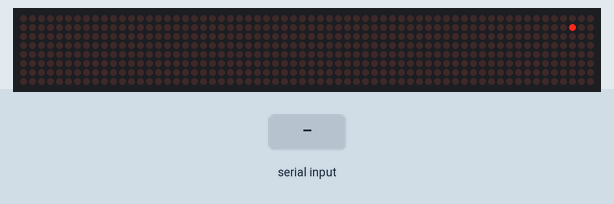
This sketch was run on a simulated Arduino Uno, built with avr-gcc and run on an emulated ATmega328P. On the bench: 64×8 LED matrix. The test bench sets the inputs (shaded band). Random numbers use the default seed unless the sketch sets one.

Above: at 1.8 s.
1.9 s: byte 30 received over Serial
At 2.07 s:
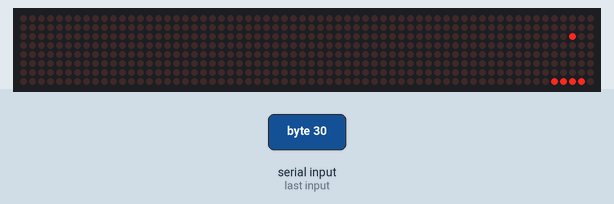
3.7 s: byte 90 received over Serial
At 4.93 s:
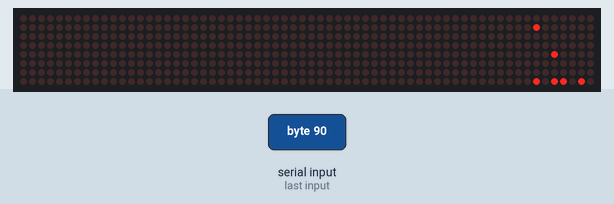
5.7 s: byte 120 received over Serial
At 5.93 s:
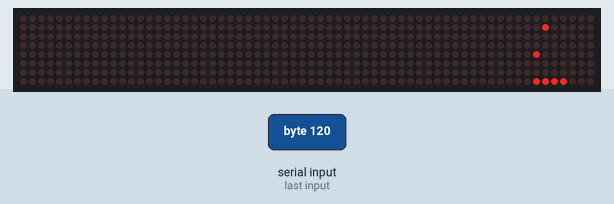
7.6 s: byte 30 received over Serial
At 7.79 s:
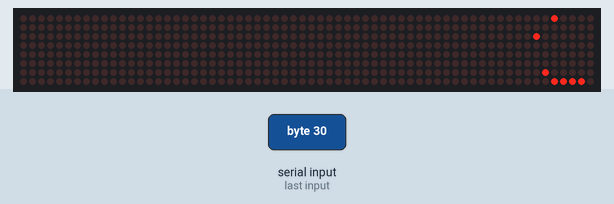
9.8 s: byte 90 received over Serial
At 10.03 s:
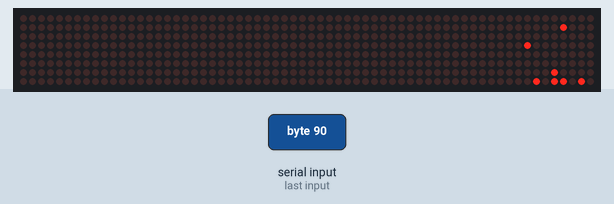
11.7 s: byte 120 received over Serial
At 13.2 s:
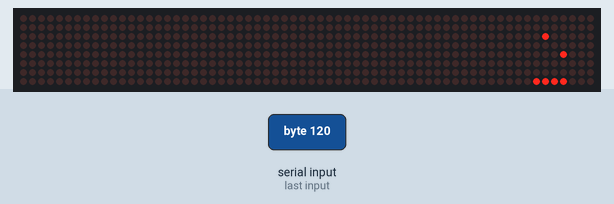

The sketch:

sketch_sep18a.ino
```cpp
#include <LedControl.h>

int DIN = 10;
int CS =  9;
int CLK  = 8;

/* Code explanation for the future me:
The Matrix array is fed to the led control for rendering, and it has a byte data type.
This is an example:
byte Matrix[8] = {0x00, 0x01, 0x03, 0x07, 0x0F, 0x1F, 0x3F, 0x7F};

The HEX value decides wether a pixel of that row will be lit up or not, and it works just like binary notation
E.g.: (1, 0, 1, 0, 0, 0, 0, 0) -> 0x05 (because it is 4+1)

The render() function does just that, it converts the two dimensional array to the corresponding hex value.
Since the matrix LED is rotated in the physical world, the algorithm is flipped.
Instead of 5 being (1, 0, 1, 0, 0, 0, 0, 0), it is (0, 0, 0, 0, 0, 1, 0, 1). You just read from right to left.
That is why the code has a Grid[i][7-j] instead of a Grid[i][j].
*/

byte Matrix[8];

float Grid[7][8] = {
  {0, 0, 0, 0, 0, 0, 0, 0},
  {0, 0, 0, 0, 0, 0, 0, 0},
  {0, 0, 0, 0, 0, 0, 0, 0},
  {0, 0, 0, 0, 0, 0, 0, 0},
  {0, 0, 0, 0, 0, 0, 0, 0},
  {0, 0, 0, 0, 0, 0, 0, 0},
  {0, 0, 0, 0, 0, 0, 0, 0},
};

LedControl ledControl = LedControl(DIN, CLK, CS, 0);

struct Particle {
  int x;
  float y;
  float speed;

  //Default constructor
  Particle() : x(0), y(0), speed(0) {}

  Particle(int x, float y, float speed)
    : x(x), y(y), speed(speed) {}
};

const int MAX_PARTICLES = 4;
Particle particles[MAX_PARTICLES];

unsigned long currentTime;
unsigned long lastFrame = 0; // Stores the last time called
int frameRate = 60;  // frames per second

/*
  Every frame the particleFrequency value gets added to the lastParticle float
  until it becomes >= 1, which triggers a new Particle to fall.
  Once the new particle is released, the lastParticle value drops back to 0 to ensure
  that overflow never happens. This allows the frequency between the falling particles
  to increase through time and to have a stable code that prevents any sort of anomalies.
*/
float lastParticle = 0; //last time the particle was called
float particleFrequency = 0.02; // e.g. 0.05 particles every frame
float particleSpeed = 0.045;

//FOR FUTURE: TWEAK PARTICLE FREQUENCY (ADD INCREASE OF IT), AND PARTICLE SPEED ON LINE 100

void setup() {
  Serial.begin(9600);
  ledControl.shutdown(0, false); //The MAX7219 is in power-saving mode on startup
  ledControl.setIntensity(0, 2); // Maximum brightness value is 15
  ledControl.clearDisplay(0); // and clear the  display

  currentTime = 0;

  for (int i = 0; i < MAX_PARTICLES; i++) {
    particles[i] = Particle(0, 0, 0);
  }

  render();
}

void loop() {
  if (Serial.available()) {
    byte fingerData = Serial.read();
    // Update the bottom row based on received finger data
    Matrix[7] = fingerData;

    render();
  }

  // Call CNF() based on framerate
  currentTime = millis();

  unsigned long frameInterval = 1000 / frameRate;  // Time between frames in milliseconds
  if (currentTime - lastFrame >= frameInterval) {
    //particle frequency gets biased by a range of max ± 0.03
    lastParticle += particleFrequency + calcRandomBias(0.03);
    if (lastParticle >= 1) {
      //create new Particle in the first free spot
      for (int i = 0; i < MAX_PARTICLES; i++) {
        if (particles[i].speed == 0) {
          //particles speed gets biased by a range of max ± 0.005
          int xPos = random(8);
          if ((xPos == 1 || xPos == 6) && random(3) == 0) {
            xPos = random(8); //make it less likely to come on ring fingers (harder to track when raising)
          }
          particles[i] = Particle(random(8), 0, particleSpeed + calcRandomBias(0.005));
          break;
        }
      }

      lastParticle -= 1;
    }

    CNF(currentTime);
    render();  // Render the new frame
    lastFrame = currentTime;  // Update the last frame time
  }
}

float calcRandomBias(float value) {
  //eg 0.05
  //0...10 * (?) = 0.1 -> - 0.05
  //0...(5 * 2) * ((0.05) / (5)) - 0.05
  float x = value;
  while (x < 1) {
    x *= 10;
  }

  return random(x * 2 + 1) * (value / x) - value;
}

void CNF(unsigned long currentTime) { //Calculate Next Frame
  for (int i = 0; i < MAX_PARTICLES; i++) {
    if (particles[i].speed > 0) {
      Grid[int(particles[i].y)][particles[i].x] = 0;
      particles[i].y += particles[i].speed; //will be a float but is going to get rounded to the nearest led

      if (int(particles[i].y) > 6) {
        particles[i].speed = 0;
      } else {
        Grid[int(particles[i].y)][particles[i].x] = 1;
      }
    }
  }
}

void render() {
  //translate the two dimensional array (grid) into the byte array (matrix)
  for (int i = 0; i < 7; i++) {
    int sum = 0;
    for (int j = 0; j < 8; j++) {
      sum += Grid[i][7-j] * (1 << j);
    }
    Matrix[i] = sum;
  }

  //render updated byte array
  int k = 0;
  for (int k = 0; k < 8; k++) {
    ledControl.setRow(0, k, Matrix[k]);
  }
}
```
